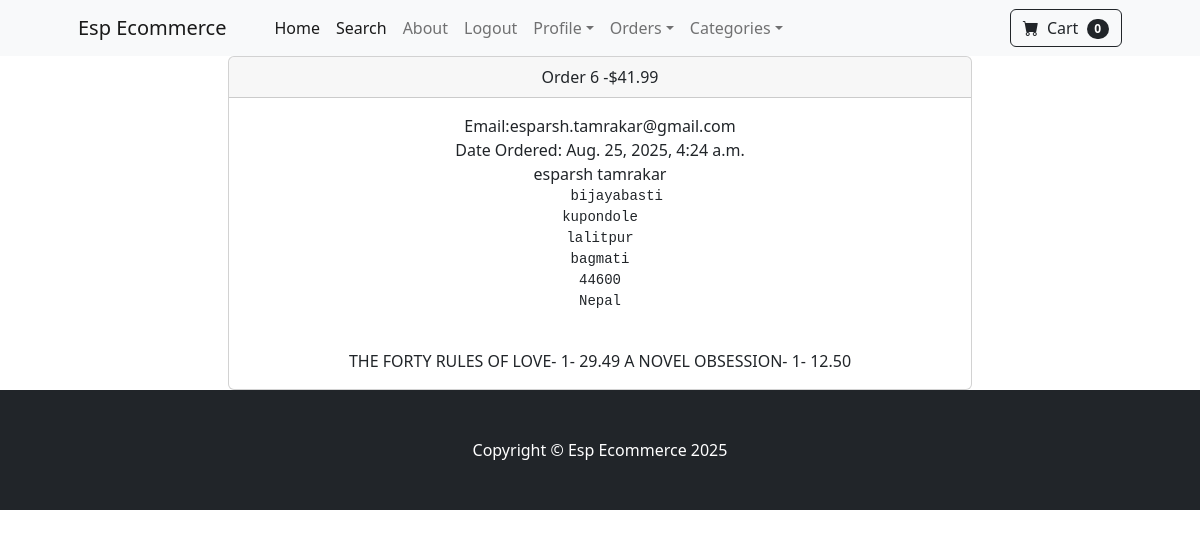
The app's page /payment/orders/6/ (signed in) with its own data.
### payment/models.py (models this page shows, shortened)
class Order(models.Model):
  user=models.ForeignKey(User, on_delete=models.CASCADE, null=True, blank=True)
  full_name= models.CharField(max_length=255)
  email=models.EmailField(max_length=200)
  shipping_address=models.TextField()
  amount_paid=models.DecimalField(max_digits=10, decimal_places=2)
  date_ordered= models.DateTimeField(auto_now_add=True)
  shipped= models.BooleanField(default=False)
  date_shipped=models.DateTimeField(blank=True, null=True)

class OrderItem(models.Model):
  user=models.ForeignKey(User, on_delete=models.CASCADE, null=True, blank=True)
  order=models.ForeignKey(Order, on_delete=models.CASCADE, null=True)
  product=models.ForeignKey(Product, on_delete=models.CASCADE, null=True)
  quantity=models.PositiveBigIntegerField(default=1)
  price=models.DecimalField(max_digits=10, decimal_places=2)

### store/models.py (models this page shows)
class Product(models.Model):
  name=models.CharField(max_length=100)
  price=models.DecimalField(default=0, decimal_places=2,max_digits=6)
  category=models.ForeignKey(Category,on_delete=models.CASCADE, default=1)
  description=models.TextField(default='', blank=True, null=True)
  image=models.ImageField(upload_to='uploads/product/')
  is_sale= models.BooleanField(default=False)
  sale_price=models.DecimalField(default=0, decimal_places=2,max_digits=6)
  def __str__(self):
    return self.name

### payment/views.py (the view)
# urls.py: path('orders/<int:pk>/', views.orders, name='orders'),
def orders(request, pk):
   if request.user.is_authenticated and request.user.is_superuser:
      order= Order.objects.get(id=pk)
      items= OrderItem.objects.filter(order= pk)
      return render(request, 'payment/orders.html', {'order':order, 'items':items})
   else:
      messages.success(request, "Access Denied")
      return redirect('home')

### cart/cart.py (called while the page is built)
  def __len__(self):
    return len(self.cart)

### cart/context_processors.py (called while the page is built)
def cart(request):
  return {'cart': Cart(request)}

### payment/templates/payment/orders.html
{% extends 'base.html' %}
{% block content %}
        <div class="container">
          <div class="row">
            <center>
              <div class="col-8">
                <div class="card">
  <div class="card-header">
    Order {{order.id}} -${{order.amount_paid}}
  </div>
  <div class="card-body">
    Email:{{order.email}}<br>
    {% if order.date_shipped %}
      Date Shipped: {{order.date_shipped}}
    {% else %}
    Date Ordered: {{order.date_ordered}}
    {% endif %}
    <br>
    {{order.full_name}}
    <pre>
    {{order.shipping_address}}
    </pre>
    {% for item in items %}
    {{item.product}}- {{item.quantity}}- {{item.price}}
    {% endfor %}
  </div>
</div>
              </div>
            </center>
          </div>
        </div>
{% endblock %}

### records on screen
Order: id "6", amount_paid "41.99", email "esparsh.tamrakar@gmail.com", date_ordered "Aug. 25, 2025, 4:24 a.m.", full_name "esparsh tamrakar", shipping_address "bijayabasti kupondole lalitpur bagmati 44600 Nepal"
OrderItem: product "THE FORTY RULES OF LOVE", quantity "1", price "29.49"
OrderItem: product "A NOVEL OBSESSION", quantity "1", price "12.50"

### other values on screen
{{ cart|length }} "0"
